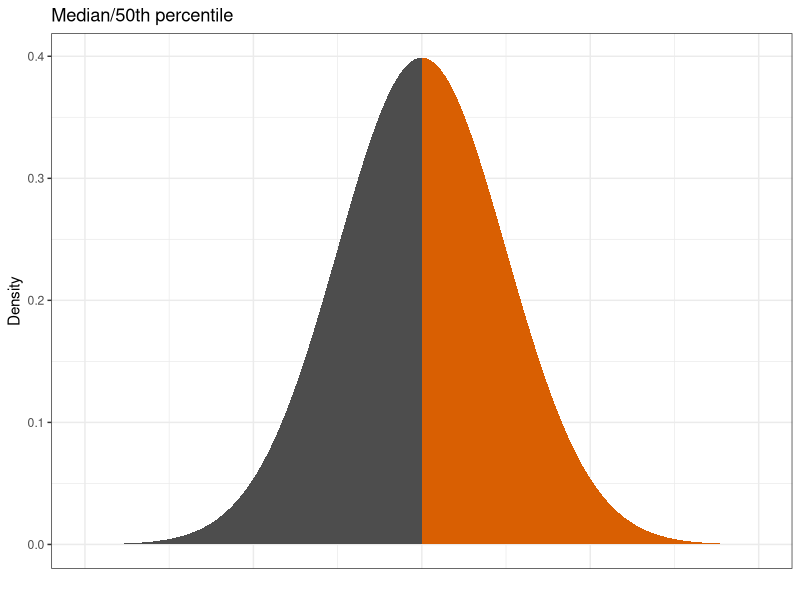
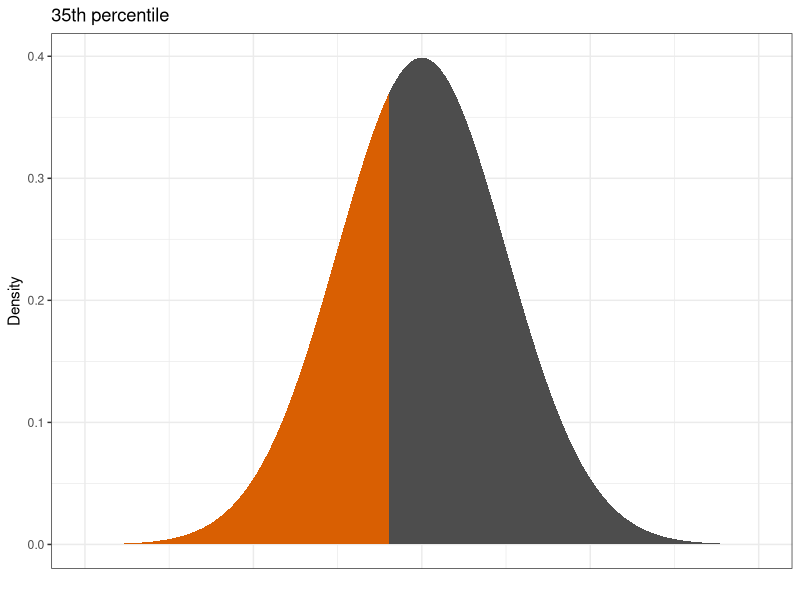
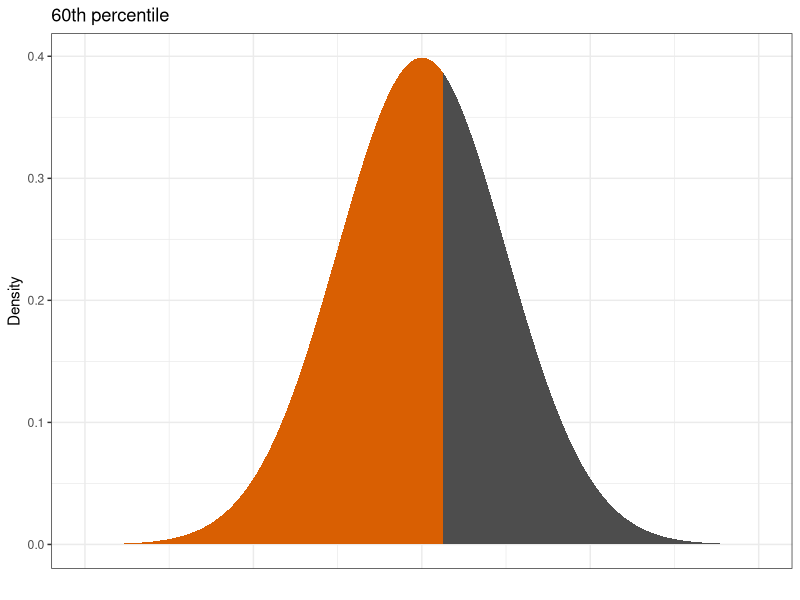
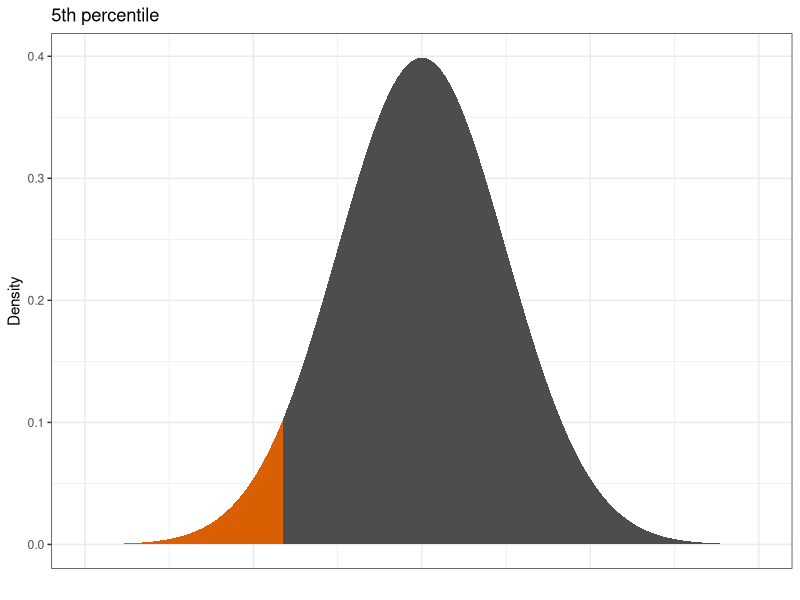
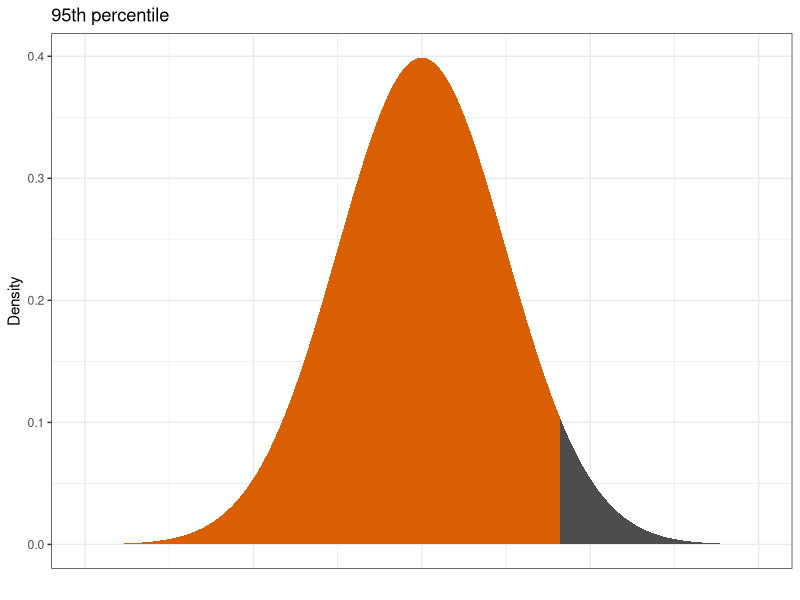
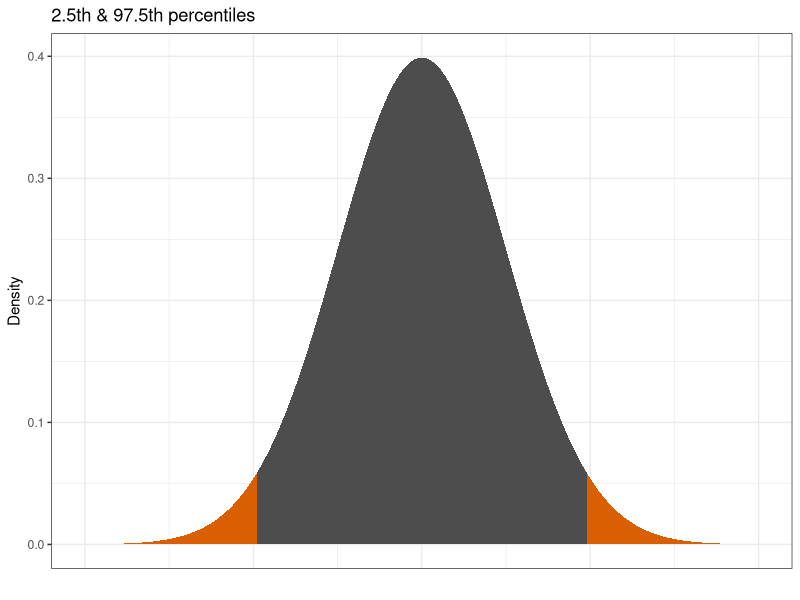
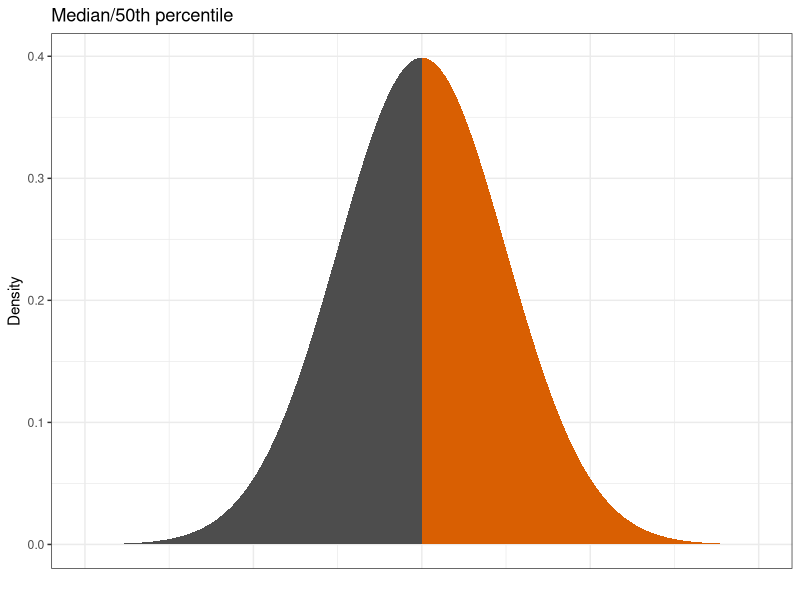
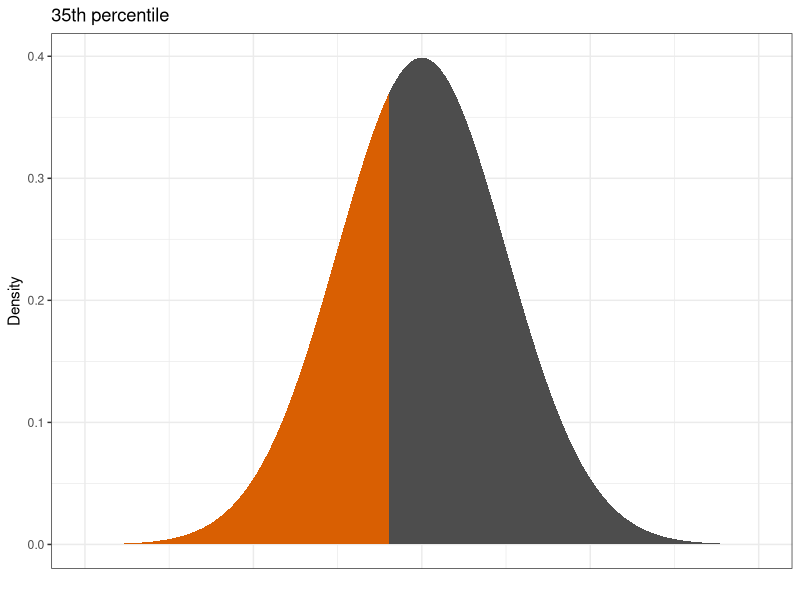

R code for these plots, in order:

# Intro to stats graphs, distributions & percentiles
####################################################

library(tidyverse)

setwd("/Users/carloknotz/Documents/Work/Stavanger/Teaching/Statistics/Slides")

# Normal with median
ggplot(NULL, aes(c(-2,2))) + 
  geom_area(stat = "function", fun = dnorm, fill = "grey30", xlim = c(-4, 0)) +
  geom_area(stat = "function", fun = dnorm, fill = "#d95f02", xlim = c(0, 4)) +
  labs(y = "Density", x = "",
       title = "Median/50th percentile") +
  theme_bw() +
  theme(axis.text.x = element_blank(),
        axis.ticks.x = element_blank())
  ggsave("dist_median.pdf")
  
  
# 35%
ggplot(NULL, aes(c(-2,2))) + 
  geom_area(stat = "function", fun = dnorm, fill = "#d95f02", xlim = c(-4, qnorm(.35))) +
  geom_area(stat = "function", fun = dnorm, fill = "grey30", xlim = c(qnorm(.35), 4)) +
  labs(y = "Density", x = "",
       title = "35th percentile") +
  theme_bw() +
  theme(axis.text.x = element_blank(),
        axis.ticks.x = element_blank())
ggsave("dist_35.pdf") 

# 60%
ggplot(NULL, aes(c(-2,2))) + 
  geom_area(stat = "function", fun = dnorm, fill = "#d95f02", xlim = c(-4, qnorm(.6))) +
  geom_area(stat = "function", fun = dnorm, fill = "grey30", xlim = c(qnorm(.6), 4)) +
  labs(y = "Density", x = "",
       title = "60th percentile") +
  theme_bw() +
  theme(axis.text.x = element_blank(),
        axis.ticks.x = element_blank())
ggsave("dist_60.pdf") 
  
  
# 5% 
ggplot(NULL, aes(c(-2,2))) + 
  geom_area(stat = "function", fun = dnorm, fill = "#d95f02", xlim = c(-4, qnorm(.05))) +
  geom_area(stat = "function", fun = dnorm, fill = "grey30", xlim = c(qnorm(.05), 4)) +
  labs(y = "Density", x = "",
       title = "5th percentile") +
  theme_bw() +
  theme(axis.text.x = element_blank(),
        axis.ticks.x = element_blank())
ggsave("dist_05.pdf")  

# 95% 
ggplot(NULL, aes(c(-2,2))) + 
  geom_area(stat = "function", fun = dnorm, fill = "#d95f02", xlim = c(-4, qnorm(.95))) +
  geom_area(stat = "function", fun = dnorm, fill = "grey30", xlim = c(qnorm(.95), 4)) +
  labs(y = "Density", x = "",
       title = "95th percentile") +
  theme_bw() +
  theme(axis.text.x = element_blank(),
        axis.ticks.x = element_blank())
ggsave("dist_95.pdf")

# 5%, two-tailed
ggplot(NULL, aes(c(-2,2))) + 
  geom_area(stat = "function", fun = dnorm, fill = "#d95f02", xlim = c(-4, qnorm(.025))) +
  geom_area(stat = "function", fun = dnorm, fill = "grey30", xlim = c(qnorm(.025), qnorm(.975))) +
  geom_area(stat = "function", fun = dnorm, fill = "#d95f02", xlim = c(qnorm(.975), 4)) +
  labs(y = "Density", x = "",
       title = "2.5th & 97.5th percentiles") +
  theme_bw() +
  theme(axis.text.x = element_blank(),
        axis.ticks.x = element_blank())
  ggsave("dist_5twotail.pdf")





